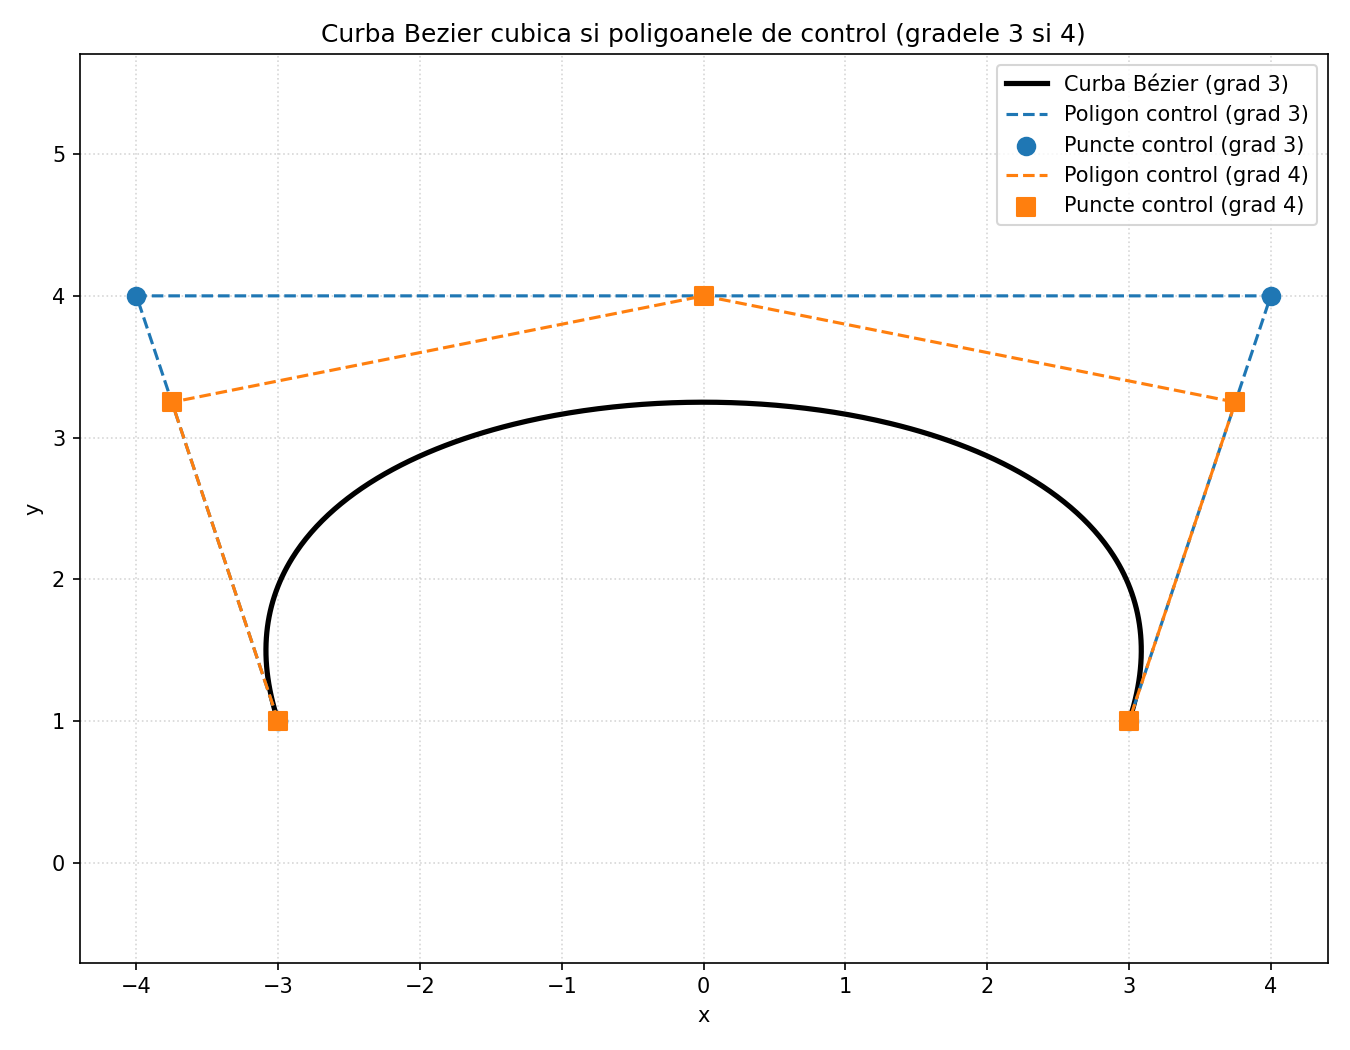

Python code for this plot:
import numpy as np
import matplotlib.pyplot as plt

def bezier_cubic(t: np.ndarray, b: np.ndarray) -> np.ndarray:
    # b are forma (4, 2): b0, b1, b2, b3
    B0 = (1 - t) ** 3
    B1 = 3 * t * (1 - t) ** 2
    B2 = 3 * t**2 * (1 - t)
    B3 = t**3
    return (
        B0[:, None] * b[0] +
        B1[:, None] * b[1] +
        B2[:, None] * b[2] +
        B3[:, None] * b[3]
    )

def main():
    # Puncte de control (grad 3)
    b = np.array([
        [-3.0, 1.0],   # b0
        [-4.0, 4.0],   # b1
        [ 4.0, 4.0],   # b2
        [ 3.0, 1.0],   # b3
    ], dtype=float)

    # Puncte de control (grad 4)
    c = np.array([
        [-3.0,     1.0    ],  # c0
        [-15/4.0,  13/4.0 ],  # c1
        [ 0.0,     4.0    ],  # c2
        [ 15/4.0,  13/4.0 ],  # c3
        [ 3.0,     1.0    ],  # c4
    ], dtype=float)

    # Curba Bezier (grad 3) – curba este aceeasi si cand o privim ca grad 4
    t = np.linspace(0.0, 1.0, 400)
    curve = bezier_cubic(t, b)

    plt.figure(figsize=(9, 7))

    # Curba
    plt.plot(curve[:, 0], curve[:, 1], color='black', linewidth=2.5, label='Curba Bézier (grad 3)')

    # Poligon + puncte de control (grad 3)
    plt.plot(b[:, 0], b[:, 1], '--', color='tab:blue', linewidth=1.5, label='Poligon control (grad 3)')
    plt.scatter(b[:, 0], b[:, 1], color='tab:blue', s=70, zorder=3, label='Puncte control (grad 3)')

    # Poligon + puncte de control (grad 4)
    plt.plot(c[:, 0], c[:, 1], '--', color='tab:orange', linewidth=1.5, label='Poligon control (grad 4)')
    plt.scatter(c[:, 0], c[:, 1], color='tab:orange', marker='s', s=70, zorder=3, label='Puncte control (grad 4)')

    plt.title('Curba Bezier cubica si poligoanele de control (gradele 3 si 4)')
    plt.xlabel('x')
    plt.ylabel('y')
    plt.axis('equal')
    plt.grid(True, linestyle=':', alpha=0.5)
    plt.legend(loc='best')
    plt.tight_layout()
    plt.savefig('pb1.png', dpi=150)
    plt.show()

if __name__ == '__main__':
    main()